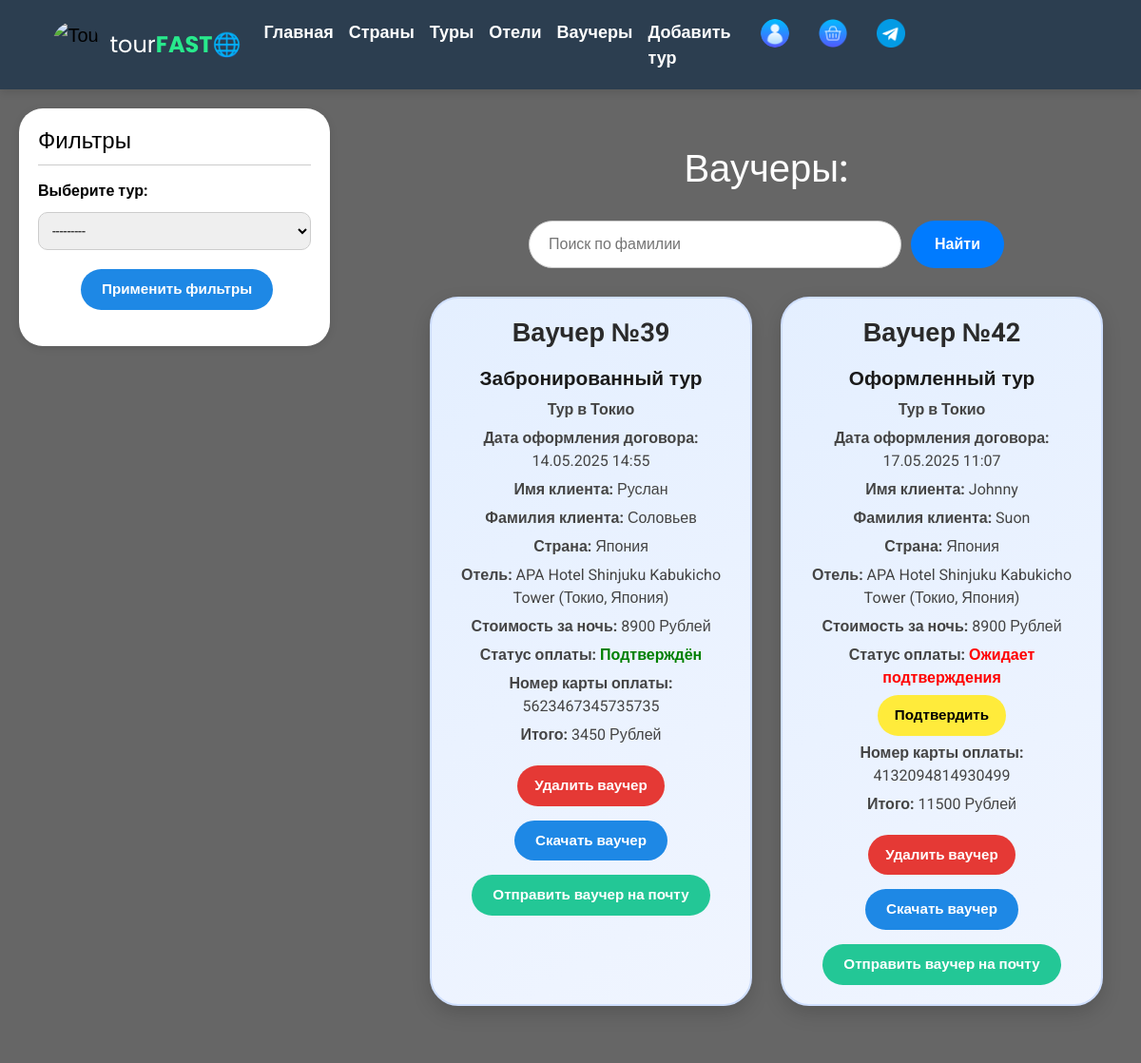
Screenshot of /contracts/ (signed in) with the database file from the repository.
### main/models.py (models this page shows, shortened)
class Contracts(models.Model):
    title = models.CharField(max_length=200)
    client = models.ForeignKey(Buyer, on_delete=models.CASCADE, related_name="contracts")
    tour = models.ForeignKey(Tour, on_delete=models.CASCADE, related_name="contracts")
    date = models.DateTimeField(auto_now_add=True)
    price = models.DecimalField(max_digits=10, decimal_places=2)
    transaction = models.ForeignKey(Transaction, on_delete=models.CASCADE, related_name="transaction", null=True)
    payment_confirmed = models.BooleanField(default=False)
    is_booking = models.BooleanField(default=False, verbose_name="Бронирование")  # True — бронирование, False — оформленный тур
    class Meta:
        verbose_name = 'Договор'
        verbose_name_plural = 'Договора'

class Tour(models.Model): # Туры
    title = models.CharField(max_length=200)
    country = models.ForeignKey(Country, on_delete=models.CASCADE, related_name="tours")
    hotel = models.ForeignKey(Hotel, on_delete=models.CASCADE, related_name="tours")
    start_date = models.DateField()
    end_date = models.DateField()
    old_price = models.DecimalField(max_digits=10, decimal_places=2, null=True, blank=True) # типа для скидки
    price = models.DecimalField(max_digits=10, decimal_places=2)
    photo = models.ImageField('Фото тура', upload_to='main/tourphotos/', null=True, blank=True)
    def __str__(self):
        return f"{self.title} ({self.start_date} - {self.end_date})"
    class Meta:
        verbose_name = 'Тур'
        verbose_name_plural = 'Туры'

class Buyer(AbstractUser): # Клиенты
    last_name = models.CharField('Фамилия', max_length=50, null=True)
    email = models.EmailField('Email', max_length=50)
    groups = models.ManyToManyField(Group, related_name='buyers')
    user_permissions = models.ManyToManyField(Permission, related_name='buyers')
    phone_number = models.CharField('Номер телефона', max_length=11, null=True)
    date_of_birth = models.DateField('Дата рождения', null=True)
    passport_data = models.CharField('Паспортные данные', max_length=50, null=True)  # Новое поле
    photo = models.ImageField('Фото профиля', upload_to='main/profilephotos/', null=True, blank=True)
    is_special = models.BooleanField(default=False, verbose_name='Особый пользователь')

class Country(models.Model): # Страны
    name = models.CharField(max_length=100, unique=True)
    description = models.TextField(max_length=1000, unique=True, null=True)
    photo = models.ImageField('Фото страны', upload_to='main/countryphotos/', null=True, blank=True)
    def __str__(self):
        return self.name
    class Meta:
        verbose_name = 'Страна'
        verbose_name_plural = 'Страны'

class Hotel(models.Model): # Отели
    name = models.CharField(max_length=200)
    country = models.ForeignKey(Country, on_delete=models.CASCADE, related_name="hotels")
    city = models.CharField(max_length=100)
    address = models.CharField(max_length=255)
    stars = models.PositiveSmallIntegerField()
    price_per_night = models.DecimalField(max_digits=10, decimal_places=2)
    photo = models.ImageField('Фото отеля', upload_to='main/hotelphotos/', null=True, blank=True)
    def __str__(self):
        return f"{self.name} ({self.city}, {self.country.name})"
    class Meta:
        verbose_name = 'Отель'
        verbose_name_plural = 'Отели'

class Transaction(models.Model):  # Транзакции
    card_number = models.CharField(max_length=16)
    amount = models.DecimalField(max_digits=100000, decimal_places=2)
    status = models.CharField(max_length=20, default="pending")
    created_at = models.DateTimeField(auto_now_add=True)

### main/views.py (the view)
# urls.py: path("contracts/", views.contracts, name="contracts_page"),
@login_required
def contracts(request):
    query = request.GET.get('search', '')
    contracts = Contracts.objects.all() if request.user.is_special else Contracts.objects.filter(client=request.user)
    if request.user.is_special and query:
        contracts = contracts.filter(client__last_name__icontains=query)
    form = CustomContractsFilterForm(request.GET or None)
    if form.is_valid():
        if form.cleaned_data.get('tour'):
            contracts = contracts.filter(tour=form.cleaned_data['tour'])
    return render(request, 'main/contracts.html', {
        'contracts': contracts,
        'form': form,
        'search_query': query
    })

### main/forms.py
class CustomContractsFilterForm(forms.Form):
    tour = forms.ModelChoiceField(queryset=Tour.objects.all(), required=False, label="Тур")

### main/templates/main/contracts.html (shortened to what this page needs)
{% extends 'main/layout.html' %}
{% load static %}
{% block links %}
<link rel="stylesheet" href="{% static 'main/css/contracts.css' %}">
{% endblock %}
{% block body %}
<video autoplay muted loop class="bg-video">
    <source src="{% static 'main/videos/mixkit-flying-over-the-water-of-a-beach-with-many-boats-5364-full-hd.mp4' %}" type="video/mp4">
</video>
<div class="overlay"></div>
<div class="filter-tour-container">
    <form method="get">
    <aside class="filter-sidebar">
        <h2>Фильтры</h2>
        <div class="filter-section">
            <label for="id_tour">Выберите тур:</label>
            {{ form.tour }}
        </div>
        <button class="apply-filters-btn">Применить фильтры</button>
    </aside>
</form>
<div class="contracts-container">
    <h1 class="contracts-title">Ваучеры:</h1>
    {% if request.user.is_special %}
    <form method="get" class="search-form">
        <input type="text" name="search" placeholder="Поиск по фамилии" value="{{ search_query }}">
        <button type="submit">Найти</button>
    </form>
    {% endif %}
    {% if contracts %}
        <div class="contracts-list">
            {% for contract in contracts %}
                <div class="contract-card">
                    <h2 class="contract-card-title">Ваучер №{{ contract.id }}</h2>
                    <div class="contract-details">
                        <p>
    <span class="tour-type">
        {% if contract.is_booking %}
            Забронированный тур
        {% else %}
            Оформленный тур
        {% endif %}
    </span>
</p>
                        <p><strong>{{ contract.tour.title }}</strong></p>
                        <p><strong>Дата оформления договора:</strong> {{ contract.date|date:"d.m.Y H:i" }}</p>
                        <p><strong>Имя клиента:</strong> {{ contract.client.username }}</p>
                        <p><strong>Фамилия клиента:</strong> {{ contract.client.last_name }}</p>
                        <p><strong>Страна:</strong> {{ contract.tour.country  }}</p>
                        <p><strong>Отель:</strong> {{ contract.tour.hotel  }}</p>
                        <p><strong>Стоимость за ночь:</strong> {{ contract.tour.hotel.price_per_night|floatformat:"-2" }} Рублей</p>
                        <p><strong>Статус оплаты:</strong>
    {% if contract.payment_confirmed %}
        <span class="status-confirmed">Подтверждён</span>
    {% else %}
        <span class="status-pending">Ожидает подтверждения</span>
        {% if request.user.is_staff %}
            <form action="{% url 'confirm_payment' contract.id %}" method="post" style="display:inline;">
                <button type="submit" class="confirm-btn">Подтвердить</button>
            </form>
        {% endif %}
    {% endif %}
</p>
                        <p><strong>Номер карты оплаты:</strong> {{ contract.transaction.card_number  }}</p>
                        <p><strong>Итого:</strong> {{ contract.price|floatformat:"-2" }} Рублей</p>
                    </div>
                    <div class="contract-actions">
                        {% if request.user.is_staff %}
                        <a href="{% url 'delete_contracts' contract.id %}" class="contract-delete">Удалить ваучер</a>
                        {% endif %}
                        <a href="{% url 'download_contract' contract.id %}" class="contract-download">Скачать ваучер</a>
                        <a href="#" class="contract-details-link">Отправить ваучер на почту</a>
                    </div>
                </div>
            {% endfor %}
        </div>
    {% else %}
    <p class="no-contracts">У вас пока нет оформленных или забронированных туров</p>
    {% endif %}
</div>
{% endblock %}

### main/static/main/css/contracts.css (style rules this page uses)
.bg-video { position: fixed; top: 0; left: 0; width: 100%; height: 100%; object-fit: cover; z-index: -2; }
.overlay { position: fixed; top: 0; left: 0; width: 100%; height: 100%; background: rgba(0, 0, 0, 0.6); z-index: -1; }
.contracts-container { max-width: 1200px; margin: 0 auto; margin-left: 85px; text-align: center; padding: 40px 20px; font-family: 'Roboto', sans-serif; position: relative; z-index: 1; }
.contracts-title { font-size: 2.5rem; color: white; text-align: center; margin-bottom: 30px; }
.contracts-list { display: grid; grid-template-columns: repeat(2, 1fr); gap: 30px; justify-items: center; }
.contract-card { background: linear-gradient(145deg, #e4efff, #f0f5ff); border: 2px solid #cfdfff; border-radius: 30px; padding: 20px 25px; box-shadow: 0 8px 20px rgba(0, 0, 0, 0.15); transition: transform 0.3s ease, box-shadow 0.3s ease; color: #333; width: 100%; max-width: 500px; text-align: center; }
.contract-card-title { font-size: 1.7rem; font-weight: 700; margin-bottom: 15px; color: #2a2a2a; }
.contract-details p { margin: 6px 0; font-size: 1rem; color: #444; }
.contract-actions { display: flex; justify-content: center; flex-wrap: wrap; gap: 15px; margin-top: 20px; }
.contract-download, .contract-email, .contract-details-link { padding: 10px 22px; border-radius: 30px; font-weight: bold; text-decoration: none; color: white; font-size: 0.95rem; transition: background-color 0.3s ease, transform 0.2s ease; }
.contract-download { background-color: #1e88e5; }
.contract-details-link { background-color: #23C796; }
.search-form { display: flex; justify-content: center; gap: 10px; margin: 30px auto; max-width: 500px; }
.search-form input[type="text"] { flex-grow: 1; padding: 12px 20px; border-radius: 25px; border: 1px solid #ccc; font-size: 16px; background-color: #fff; }
.search-form button { padding: 12px 25px; background-color: #007bff; color: white; border-radius: 25px; font-weight: bold; border: none; cursor: pointer; transition: background-color 0.3s ease, transform 0.2s ease; }
.filter-tour-container { display: flex; gap: -20px; padding: 20px 20px; align-items: flex-start; }
.filter-sidebar { background-color: #ffffff; color: #000000; padding: 20px; border-radius: 25px; width: 327px; height: 250px; flex-shrink: 0; box-shadow: 0 2px 8px rgba(0, 0, 0, 0.1); overflow: hidden; box-sizing: border-box; font-family: 'Roboto', sans-serif; position: sticky; top: 100px; z-index: 1; }
.filter-sidebar h2 { margin-bottom: 15px; font-size: 1.5rem; border-bottom: 1px solid #ccc; padding-bottom: 10px; color: #000; }
.filter-section { margin-bottom: 20px; }
.filter-section label { display: block; margin-bottom: 5px; font-weight: bold; color: #000; }
.filter-sidebar select, .filter-sidebar input { width: 100%; max-width: 100%; margin-top: 5px; padding: 10px; border-radius: 10px; border: 1px solid #ccc; font-size: 14px; box-sizing: border-box; overflow: hidden; white-space: nowrap; }
.apply-filters-btn { background-color: #1e88e5; color: white; padding: 10px 22px; border: none; margin-left: 45px; border-radius: 30px; font-weight: bold; font-size: 0.95rem; cursor: pointer; transition: background-color 0.3s ease, transform 0.2s ease; }
.confirm-btn { background-color: #FFEB3B; color: #000; border: none; border-radius: 25px; padding: 10px 18px; font-weight: bold; cursor: pointer; font-size: 0.95rem; transition: background-color 0.3s ease, transform 0.2s ease; }
.contract-delete { background-color: #e53935; color: white; border: none; border-radius: 25px; padding: 10px 18px; font-weight: bold; text-decoration: none; font-size: 0.95rem; transition: background-color 0.3s ease, transform 0.2s ease; }
.tour-type { font-weight: 700; font-size: 1.3rem; color: #1a1a1a; font-family: 'Arial', sans-serif; }
.status-confirmed { color: green; font-weight: bold; }
.status-pending { color: red; font-weight: bold; }

### rows the page displays
Contracts: id "39", is_booking "Забронированный тур", tour "Тур в Токио", date "14.05.2025 14:55", client.username "Руслан", client.last_name "Соловьев", tour.country "Япония", tour.hotel "APA Hotel Shinjuku Kabukicho Tower (Токио, Япония)", tour.hotel.price_per_night "8900", payment_confirmed "Подтверждён", transaction.card_number "5623467345735735", price "3450"
Contracts: id "42", is_booking "Оформленный тур", tour "Тур в Токио", date "17.05.2025 11:07", client.username "Johnny", client.last_name "Suon", tour.country "Япония", tour.hotel "APA Hotel Shinjuku Kabukicho Tower (Токио, Япония)", tour.hotel.price_per_night "8900", payment_confirmed "Ожидает подтверждения", transaction.card_number "4132094814930499", price "11500"
